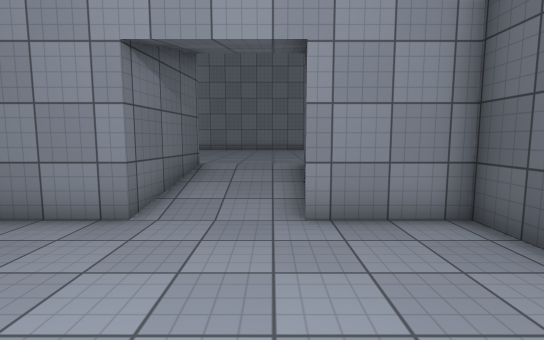
view 1 (above)

17 first-person views from a walk through a Unity game level. The camera is 1.4 m above the floor, tilts 6° down and sees 85° across. The floor is counted in squares, 1 m on a side. Each view is taken from the middle of a square. On the plan, view 1 faces up. The plan holds only what a view shows up to about 14 squares ahead; the rest is blank. The place goes on beyond the plan. Surface patterns are stand-ins for the level's own textures.

view 2
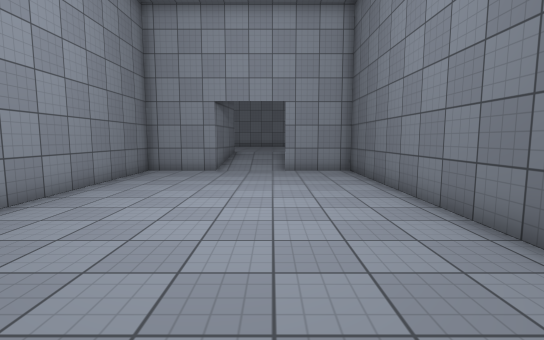

view 3
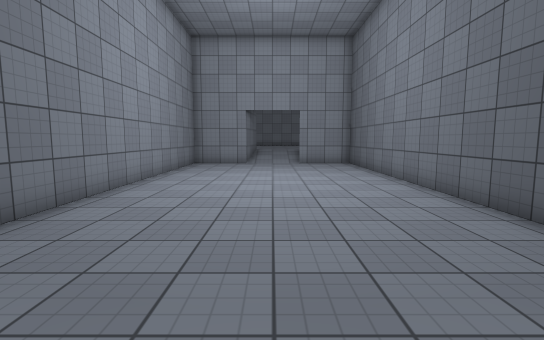

view 4
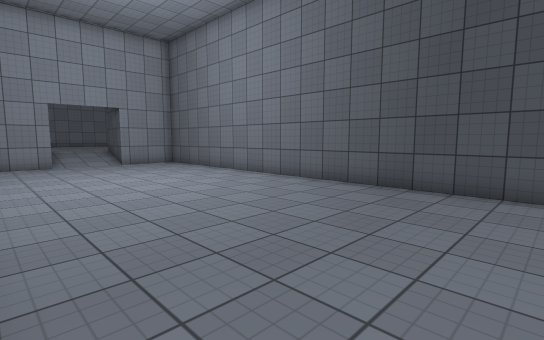

view 5
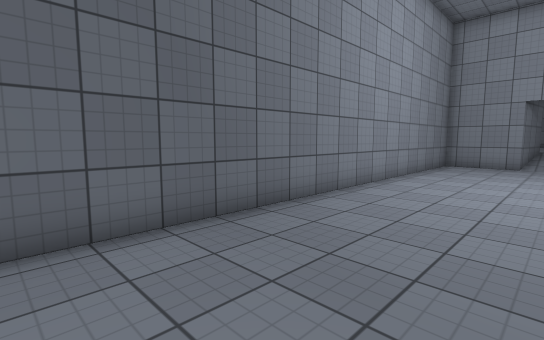

view 6
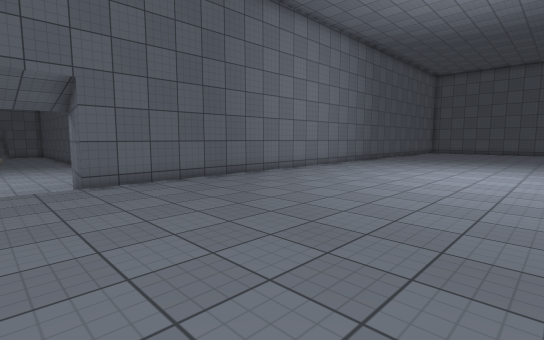

view 7
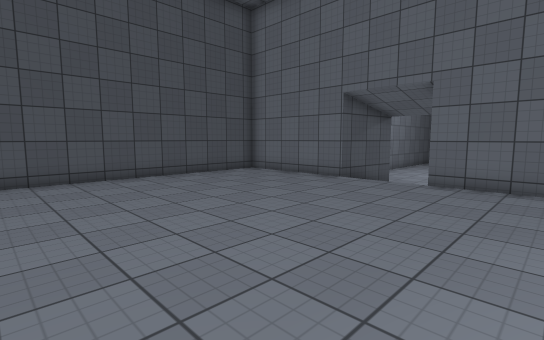

view 8
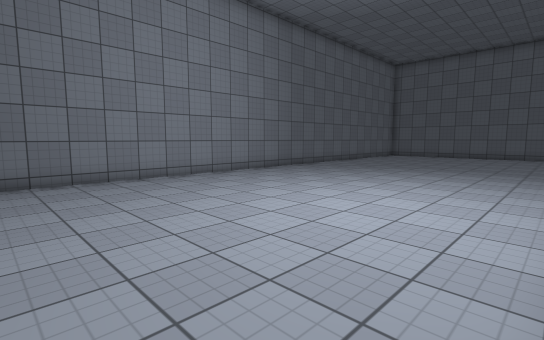

view 9
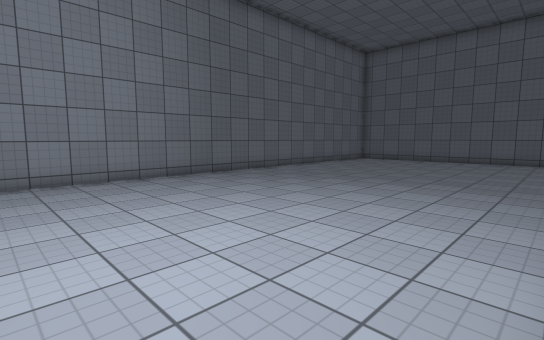

view 10
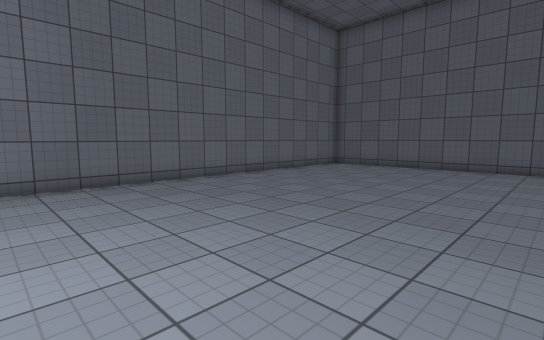

view 11
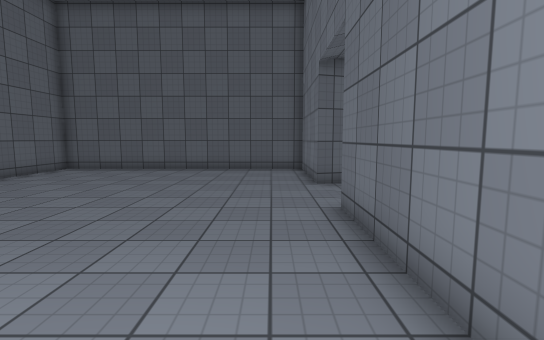

view 12
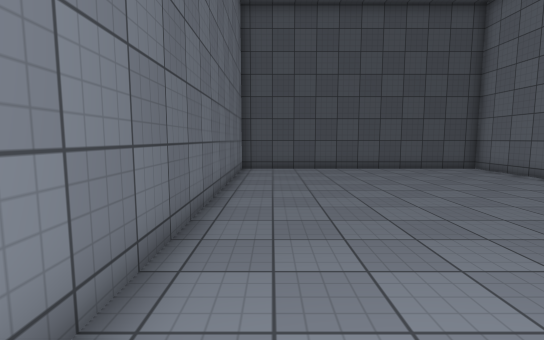

view 13
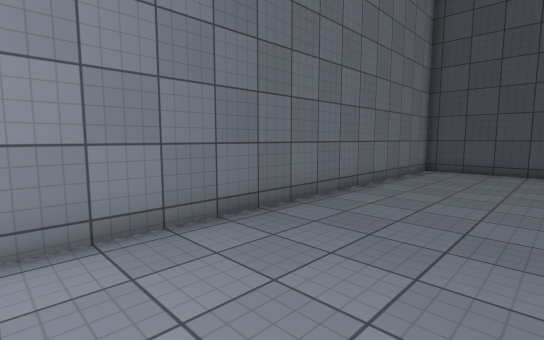

view 14
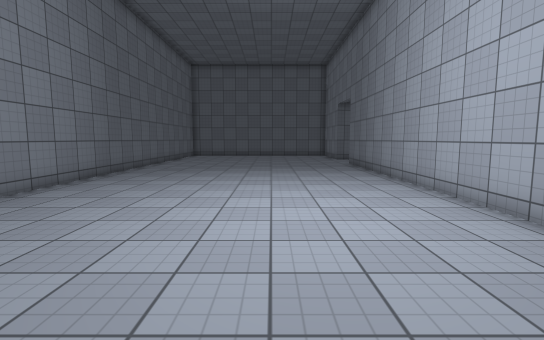

view 15
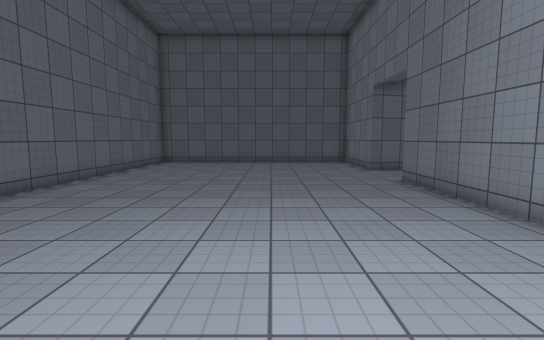

view 16
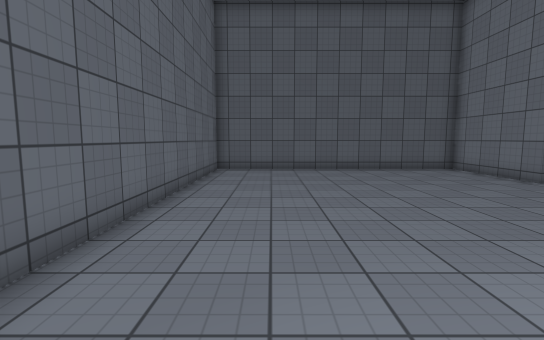

view 17
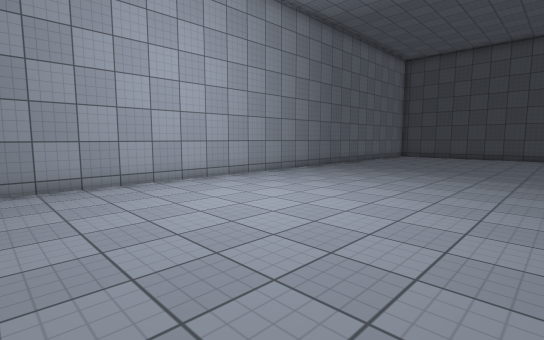

### Floor plan
Key: @ floor where view 1 was taken; # wall or solid block; . main floor; - floor 0.25 m lower than the main floor; _ floor 0.5 m lower than the main floor; < floor 0.75 m lower than the main floor; / step, stairs or slope.
Columns run from 32 left of view 1 to 6 right of it. Each row starts with its distance up from view 1.
 21     #
 20 #####... ##############################
 19 #.....................................#
 18 #.....................................#
 17 #.....................................#
 16 #.....................................#
 15 #.....................................#
 14 #.....................................#
 13 #.....................................#
 12 #.....................................#
 11 #.....................................#
 10 #.....................................#
  9 #.....................................#
  8 ###############################--######
  7                              ##//#
  6                              #_//#
  5                           ####<<<####
  4                           #<<<<<<<<<#
  3                           #<<<<<<<<<#
  2                           #<<<<<<<<<#
  1                           #<<<<<<<<<#
  0                           #<<<<<@<<<#
 -1                           #<<<<<<<<<#
 -2                           #<<<<<<<<<#
 -3                           #<<<<<<<<<#
 -4                           #<<<<<<<<<#
 -5                           #<<<<<<<<<#
 -6                           #<<<<<<<<<#
 -7                           #<<<<<<<<<#
 -8                           #<<<<<<<<<#
 -9                           #<<<<<<<<<#
-10                           #<<<<<<<<<#
-11                           #<<<<<<<<<#
-12                           #<<<<<<<<<#

Where each view was taken, in squares from view 1:
view 1: 0 up, 0 right, facing up
view 2: 8 down, 0 right, facing up
view 3: 12 down, 1 left, facing up
view 4: 12 down, 5 left, facing up-right
view 5: 12 down, 1 left, facing up-left
view 6: 18 up, 0 right, facing down-left
view 7: 18 up, 5 left, facing down-right
view 8: 19 up, 7 left, facing down-left
view 9: 19 up, 12 left, facing down-left
view 10: 18 up, 17 left, facing down-left
view 11: 18 up, 18 left, facing left
view 12: 18 up, 8 left, facing right
view 13: 15 up, 8 left, facing up-right
view 14: 15 up, 7 left, facing left
view 15: 15 up, 14 left, facing left
view 16: 11 up, 18 left, facing left
view 17: 10 up, 18 left, facing up-right
